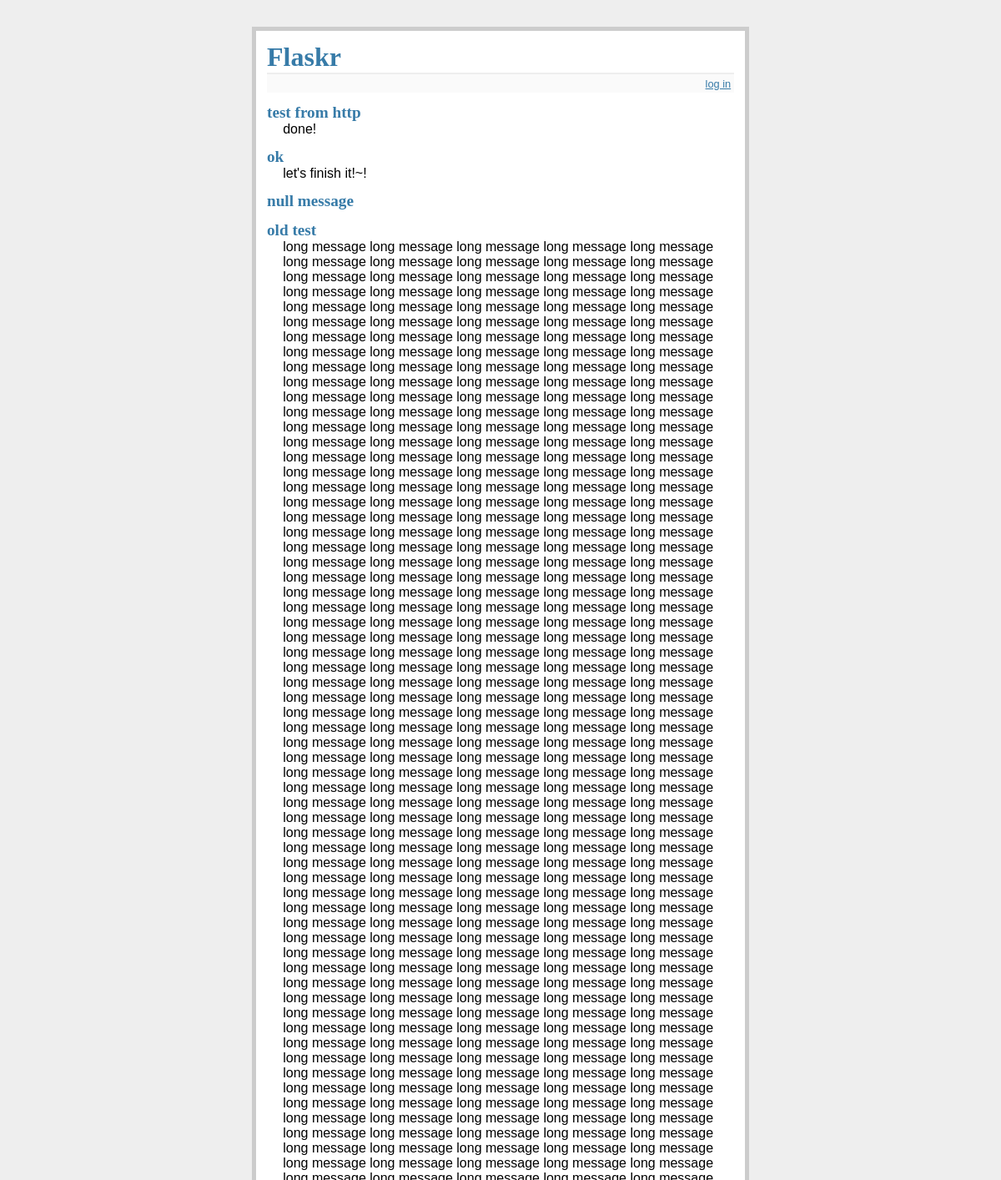
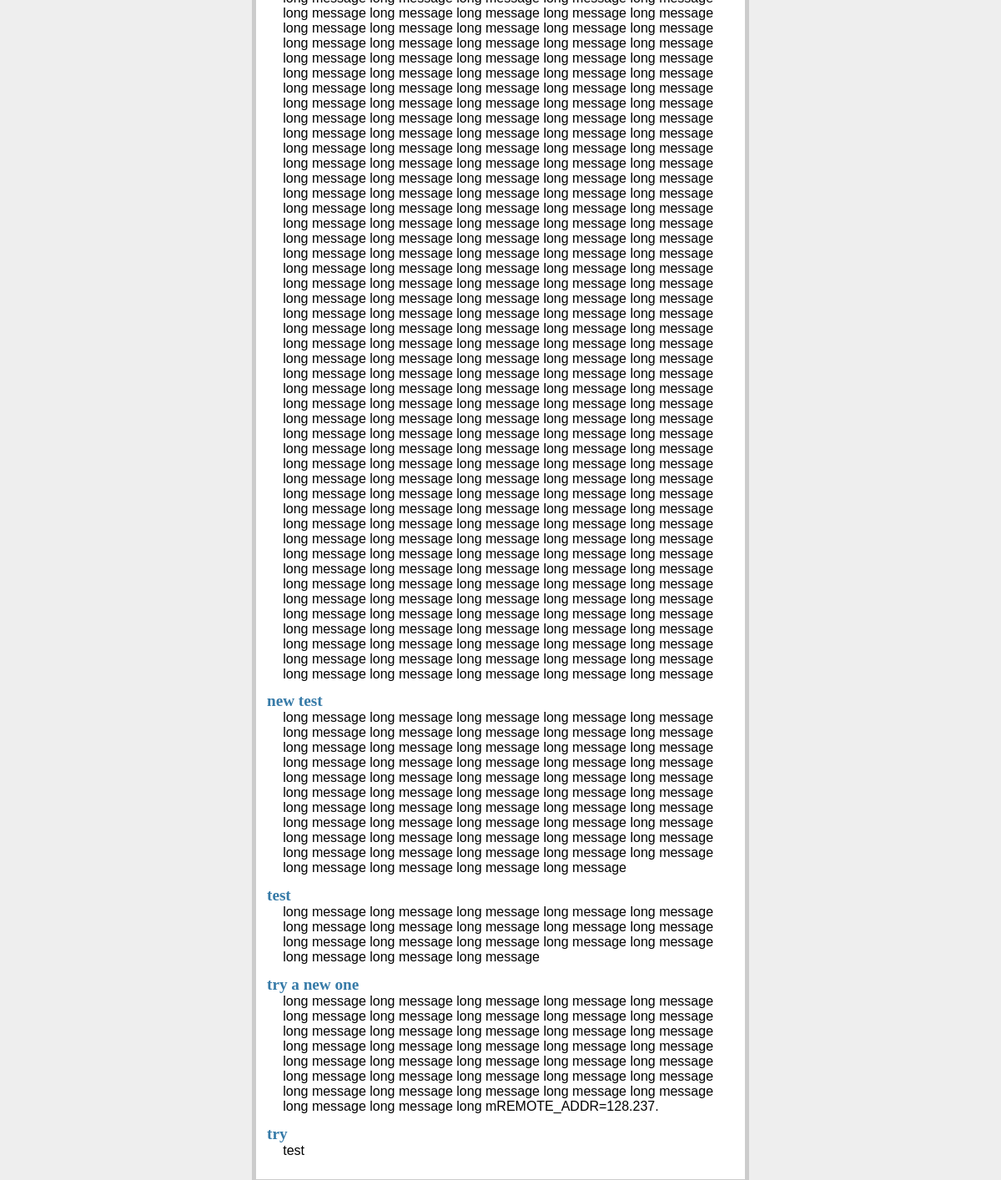
The page / on the database its author committed (2 pictures, top to bottom).
### tables this page shows
CREATE TABLE entries (
  id integer primary key autoincrement,
  title string not null,
  text string not null
);

### flaskr.py (the view)
@app.route('/')
def show_entries():
    cur = g.db.execute('select title, text from entries order by id desc')
    entries = [dict(title=row[0], text=row[1]) for row in cur.fetchall()]
    return render_template('show_entries.html', entries=entries)

### flaskr.py (called while the page is built)
def connect_db():
    return sqlite3.connect(app.config['DATABASE'])

@app.before_request
def before_request():
    g.db = connect_db()

@app.teardown_request
def teardown_request(exception):
    if hasattr(g, 'db'):
        g.db.close()

### templates/show_entries.html (shortened to what this page needs)
{% extends "layout.html" %}
{% block body %}
  <ul class=entries>
  {% for entry in entries %}
    <li><h2>{{ entry.title }}</h2>{{ entry.text|safe }}
  {% else %}
    <li><em>Unbelievable.  No entries here so far</em>
  {% endfor %}
  </ul>
{% endblock %}

### templates/layout.html (shortened to what this page needs)
<!doctype html>
<link rel=stylesheet type=text/css href="{{ url_for('static', filename='style.css') }}">
<div class=page>
  <h1>Flaskr</h1>
  <div class=metanav>
  {% if not session.logged_in %}
    <a href="{{ url_for('login') }}">log in</a>
  {% else %}
    <a href="{{ url_for('logout') }}">log out</a>
  {% endif %}
  </div>
  {% block body %}{% endblock %}
</div>

### static/style.css (style rules this page uses)
a, h1, h2 { color: #377BA8; }
h1, h2 { font-family: 'Georgia', serif; margin: 0; }
h1 { border-bottom: 2px solid #eee; }
h2 { font-size: 1.2em; }
.page { margin: 2em auto; width: 35em; border: 5px solid #ccc; padding: 0.8em; background: white; }
.entries { list-style: none; margin: 0; padding: 0; }
.entries li { margin: 0.8em 1.2em; }
.entries li h2 { margin-left: -1em; }
.metanav { text-align: right; font-size: 0.8em; padding: 0.3em; margin-bottom: 1em; background: #fafafa; }

### rows shown on the page
entries: title "test from http", text "done!"
entries: title "ok", text "let's finish it!~!"
entries: title "null message"
entries: title "old test", text "long message long message long message long message long message long message long message long message long message long message long message long message long message long message long message long message long message long message long message long message long message long message long message long message long message long message long message long message long message long message long message long message long message long message long message long message long message long message long message long message long message long message long message long message long message long message long message long message long message long message long message long message long message long…"
entries: title "new test", text "long message long message long message long message long message long message long message long message long message long message long message long message long message long message long message long message long message long message long message long message long message long message long message long message long message long message long message long message long message long message long message long message long message long message long message long message long message long message long message long message long message long message long message long message long message long message long message long message long message long message long message long message long message long…"
entries: title "test", text "long message long message long message long message long message long message long message long message long message long message long message long message long message long message long message long message long message long message"
entries: title "try a new one", text "long message long message long message long message long message long message long message long message long message long message long message long message long message long message long message long message long message long message long message long message long message long message long message long message long message long message long message long message long message long message long message long message long message long message long message long message long message long mREMOTE_ADDR=128.237."
entries: title "try", text "test"
